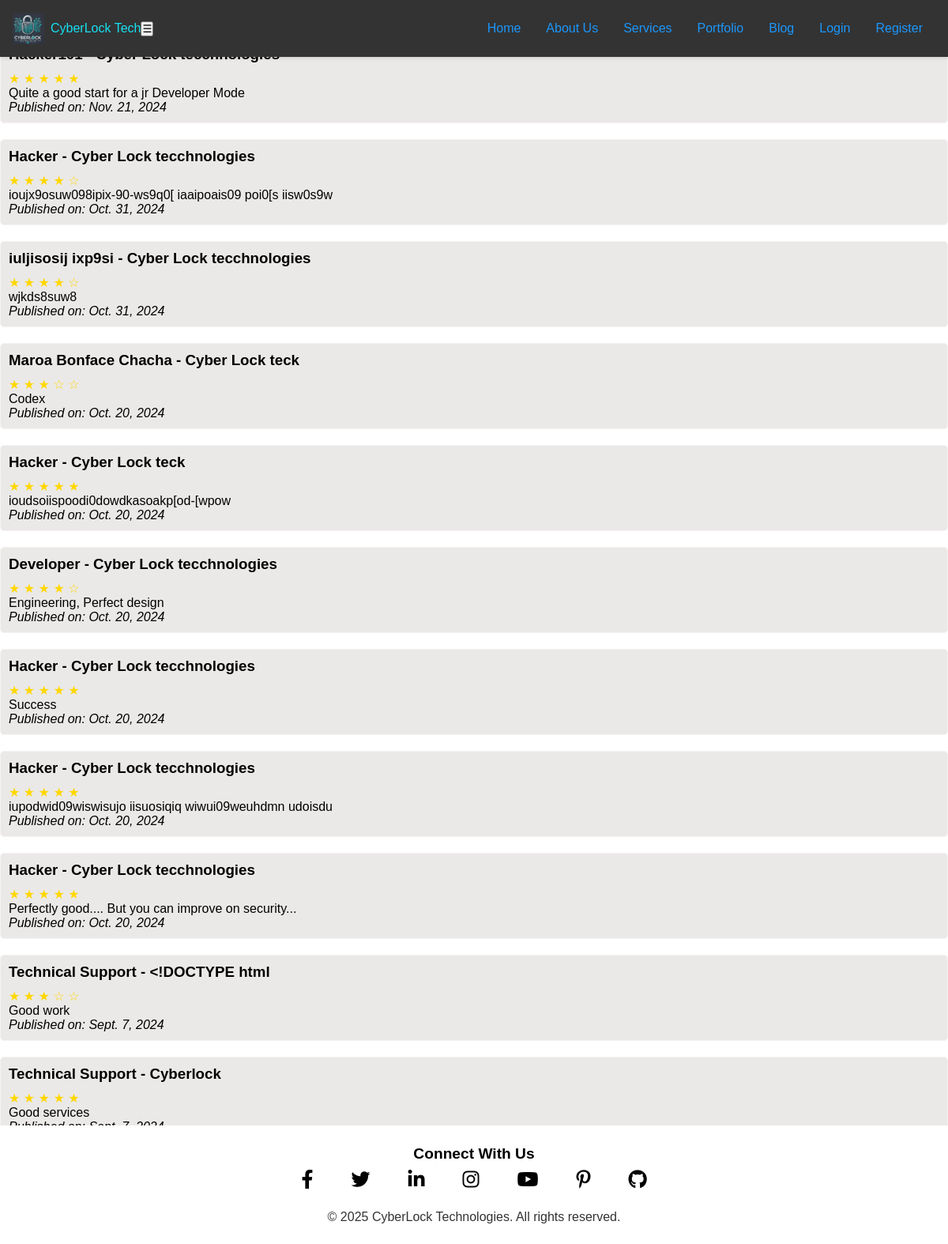
Page /testimonials/ on the committed database.
### coreapp/models.py (models this page shows, shortened)
class Testimonial(models.Model):
    name = models.CharField(max_length=100)
    company = models.CharField(max_length=100, blank=True)
    feedback = models.TextField()
    rating = models.PositiveIntegerField()  # Rating from 1 to 5
    profile_picture = models.ImageField(upload_to='testimonial_pictures/', blank=True)
    published_date = models.DateField(auto_now_add=True)
    class Meta:
        ordering = ['-published_date']
        verbose_name = "Testimonial"
        verbose_name_plural = "Testimonials"

### coreapp/views.py (the view)
# urls.py: path('testimonials/', views.testimonial_list, name='testimonial_list'),
def testimonial_list(request):
    testimonials = Testimonial.objects.all()
    return render(request, 'testimonial_list.html', {'testimonials': testimonials})

### templates/testimonial_list.html (shortened to what this page needs)
{% include 'base.html'%}
{% load static %}
<!DOCTYPE html>
<html lang="en">
<head>
</head>
<body>
    <h1>Testimonials</h1>
    {% for testimonial in testimonials %}
    <div class="testimonial">
        <h3>{{ testimonial.name }}{% if testimonial.company %} - {{ testimonial.company }}{% endif %}</h3>
        <div class="rating">
            {% for i in "12345" %}
                {% if i|slice:":1" <= testimonial.rating|stringformat:"i" %}
                ★
                {% else %}
                ☆
                {% endif %}
            {% endfor %}
        </div>
        <p>{{ testimonial.feedback }}</p>
        <p><em>Published on: {{ testimonial.published_date }}</em></p>
    </div>
    {% empty %}
    <p>No testimonials available.</p>
    {% endfor %}
    <p>Submit your testimonial <a href="{% url 'submit_testimonial' %}">Rate Us</a></p>
</body>
</html>

### templates/base.html (shortened to what this page needs)
{% load static %}
{% load tz %}
<!DOCTYPE html>
<html lang="en">
<head>
    <link rel="stylesheet" href="{% static 'css/base.css' %}">
    <link href="https://cdnjs.cloudflare.com/ajax/libs/font-awesome/6.0.0-beta3/css/all.min.css" rel="stylesheet">
</head>
<body class="default-body">
    <nav class="custom-navbar">
        <div class="navbar-container">
            <a class="navbar-brand" href="{% url 'home' %}">
                <img src="{% static 'images/icon-192x192.png' %}" alt="CyberLock Logo">
                <span>CyberLock Tech</span>
            </a>
            <button class="navbar-toggler" aria-label="Toggle navigation">☰</button>
            <ul class="navbar-menu">
                <li><a href="{% url 'home' %}" class="{% if request.resolver_match.url_name == 'home' %}active{% endif %}">Home</a></li>
                <li><a href="{% url 'about' %}" class="{% if request.resolver_match.url_name == 'about' %}active{% endif %}">About Us</a></li>
                <li class="dropdown">
                    <a href="#" class="dropdown-toggle">Services</a>
                </li>
                <li><a href="{% url 'portfolio' %}" class="{% if request.resolver_match.url_name == 'portfolio' %}active{% endif %}">Portfolio</a></li>
                <li><a href="{% url 'blog_list' %}" class="{% if request.resolver_match.url_name == 'blog_list' %}active{% endif %}">Blog</a></li>
                {% if user.is_authenticated %}
                <li><a href="{% url 'job_list' %}" class="{% if request.resolver_match.url_name == 'job_list' %}active{% endif %}">Jobs</a></li>
                <li><a href="{% url 'contact_form' %}" class="{% if request.resolver_match.url_name == 'contact_form' %}active{% endif %}">Contact Us</a></li>
                <li><a href="{% url 'user_profile' %}" class="{% if request.resolver_match.url_name == 'user_profile' %}active{% endif %}">Profile</a></li>
                <li><a href="{% url 'user_logout' %}">Logout</a></li>
                {% else %}
                <li><a href="{% url 'user_login' %}" class="{% if request.resolver_match.url_name == 'user_login' %}active{% endif %}">Login</a></li>
                <li><a href="{% url 'user_register' %}" class="{% if request.resolver_match.url_name == 'user_register' %}active{% endif %}">Register</a></li>
                {% endif %}
            </ul>
        </div>
    </nav>
<footer class="custom-footer">
    <div class="footer-container">
        <div class="footer-content">
            <h4>Connect With Us</h4>
            <div class="social-icons">
                <a href="#" aria-label="Facebook"><i class="fab fa-facebook-f"></i></a>
                <a href="#" aria-label="Twitter"><i class="fab fa-twitter"></i></a>
                <a href="#" aria-label="LinkedIn"><i class="fab fa-linkedin-in"></i></a>
                <a href="#" aria-label="Instagram"><i class="fab fa-instagram"></i></a>
                <a href="#" aria-label="YouTube"><i class="fab fa-youtube"></i></a>
                <a href="#" aria-label="Pinterest"><i class="fab fa-pinterest-p"></i></a>
                <a href="#" aria-label="GitHub"><i class="fab fa-github"></i></a>
            </div>
        </div>
        <div class="footer-bottom">
            <p>&copy; {% now "Y" %} CyberLock Technologies. All rights reserved.</p>
        </div>
    </div>
</footer>
</body>
</html>

### static/css/base.css (style rules this page uses)
:root { --primary-color: #1b97fc; --secondary-color: #e7edfa; --hover-bg-color: #555; --footer-bg: #333; --footer-text: #e7edfa; --spacing: 1rem; --border-radius: 5px; --font-family: 'Arial', sans-serif; }
* { box-sizing: border-box; padding: 0; margin: 0; }
body { display: flex; flex-direction: column; min-height: 100vh; padding-bottom: 100px; font-family: var(--font-family); }
.custom-navbar { background-color: #333; color: var(--secondary-color); padding: var(--spacing); position: fixed; top: 0; width: 100%; z-index: 1000; display: flex; justify-content: space-between; align-items: center; box-shadow: 0 2px 4px rgba(0, 0, 0, 0.1); }
.navbar-container { display: flex; justify-content: space-between; align-items: center; width: 100%; }
.navbar-brand { display: flex; align-items: center; text-decoration: none; color: #17e0f2; }
.navbar-brand img { width: 40px; height: 40px; margin-right: 0.5rem; }
.navbar-menu { display: flex; list-style: none; margin-left: auto; }
.navbar-menu a { text-decoration: none; color: var(--primary-color); padding: 0.5rem 1rem; transition: background 0.3s; }
.custom-footer { background-color: white; color: black; padding: 2rem; font-family: 'Arial', sans-serif; width: 100%; position: fixed; bottom: 0; left: 0; box-sizing: border-box; display: flex; justify-content: center; align-items: center; height: 150px; z-index: 1000; }
.footer-container { max-width: 1400px; width: 100%; display: flex; flex-direction: column; align-items: center; justify-content: center; gap: 1.5rem; text-align: center; }
.footer-content h4 { font-size: 1.2rem; margin-bottom: 0.5rem; font-weight: bold; }
.social-icons { display: flex; gap: 2rem; }
.social-icons a { text-decoration: none; font-size: 1.5rem; margin: 0 0.5rem; color: inherit; transition: color 0.3s ease; }
.footer-bottom { font-size: 1rem; opacity: 0.8; }

### templates/testimonial_list.html (style rules this page uses)
.testimonial { border: 1px solid #f5f2f2; padding: 10px; margin: 10px 0; border-radius: 5px; background-color: rgba(233, 231, 229, 0.904); }
.testimonial h3 { margin: 0 0 10px; }
.testimonial .rating { color: gold; }

### rows in the picture
Testimonial: rating 5 (drawn), feedback "Quite a good start for a jr Developer Mode", published_date "Nov. 21, 2024"
Testimonial: name "Hacker", company "Cyber Lock tecchnologies", rating 4 (drawn), feedback "ioujx9osuw098ipix-90-ws9q0[ iaaipoais09 poi0[s iisw0s9w", published_date "Oct. 31, 2024"
Testimonial: name "iuljisosij ixp9si", company "Cyber Lock tecchnologies", rating 4 (drawn), feedback "wjkds8suw8", published_date "Oct. 31, 2024"
Testimonial: name "Maroa Bonface Chacha", company "Cyber Lock teck", rating 3 (drawn), feedback "Codex", published_date "Oct. 20, 2024"
Testimonial: name "Hacker", company "Cyber Lock teck", rating 5 (drawn), feedback "ioudsoiispoodi0dowdkasoakp[od-[wpow", published_date "Oct. 20, 2024"
Testimonial: name "Developer", company "Cyber Lock tecchnologies", rating 4 (drawn), feedback "Engineering, Perfect design", published_date "Oct. 20, 2024"
Testimonial: name "Hacker", company "Cyber Lock tecchnologies", rating 5 (drawn), feedback "Success", published_date "Oct. 20, 2024"
Testimonial: name "Hacker", company "Cyber Lock tecchnologies", rating 5 (drawn), feedback "iupodwid09wiswisujo iisuosiqiq wiwui09weuhdmn udoisdu", published_date "Oct. 20, 2024"
Testimonial: name "Hacker", company "Cyber Lock tecchnologies", rating 5 (drawn), feedback "Perfectly good.... But you can improve on security...", published_date "Oct. 20, 2024"
Testimonial: name "Technical Support", company "<!DOCTYPE html", rating 3 (drawn), feedback "Good work", published_date "Sept. 7, 2024"
Testimonial: name "Technical Support", company "Cyberlock", rating 5 (drawn), feedback "Good services"
